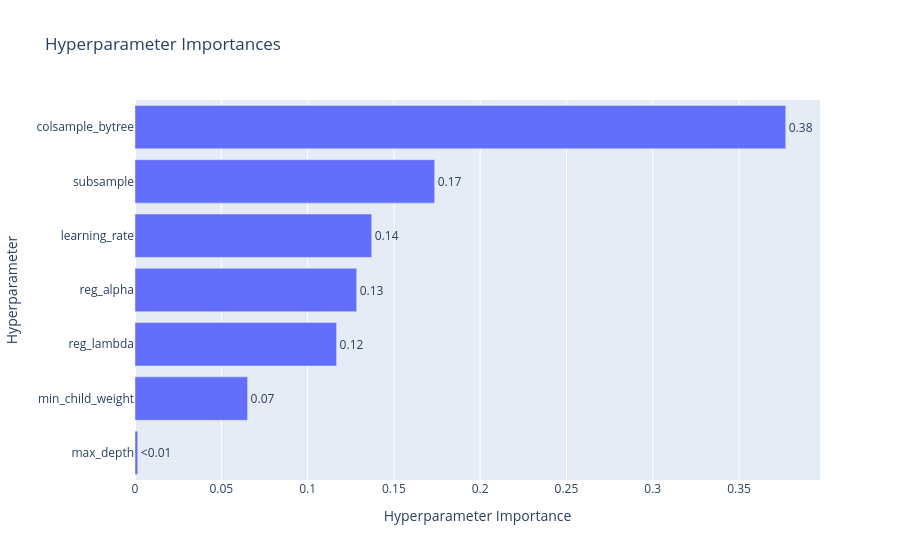

Notebook code for this chart:
### Code cell
optuna.visualization.plot_param_importances(optuna_study)

### Figure 1 — Plotly figure (JSON) as saved in the notebook; plotly's stock layout.template omitted (floating-point values rounded to 4 significant figures)
{"data": [{"cliponaxis": false, "hovertemplate": ["max_depth (IntDistribution): 0.0015972068756475773<extra></extra>", "min_child_weight (IntDistribution): 0.06524790056587976<extra></extra>", "reg_lambda (FloatDistribution): 0.11681346903911223<extra></extra>", "reg_alpha (FloatDistribution): 0.12844722159114158<extra></extra>", "learning_rate (FloatDistribution): 0.13718371994134843<extra></extra>", "subsample (FloatDistribution): 0.17364690783169412<extra></extra>", "colsample_bytree (FloatDistribution): 0.3770635741551762<extra></extra>"], "name": "Objective Value", "orientation": "h", "text": ["<0.01", "0.07", "0.12", "0.13", "0.14", "0.17", "0.38"], "textposition": "outside", "type": "bar", "x": [0.001597, 0.06525, 0.1168, 0.1284, 0.1372, 0.1736, 0.3771], "y": ["max_depth", "min_child_weight", "reg_lambda", "reg_alpha", "learning_rate", "subsample", "colsample_bytree"]}], "layout": {"title": {"text": "Hyperparameter Importances"}, "xaxis": {"title": {"text": "Hyperparameter Importance"}}, "yaxis": {"title": {"text": "Hyperparameter"}}}}
